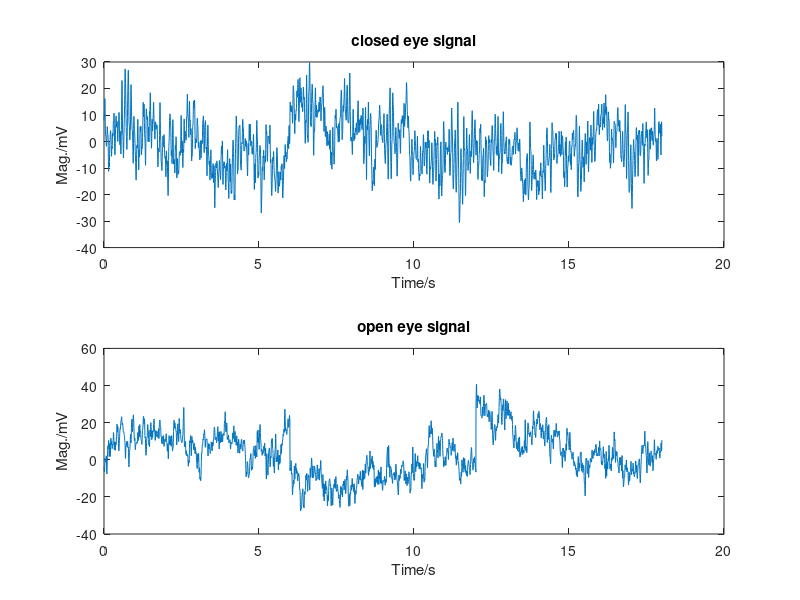
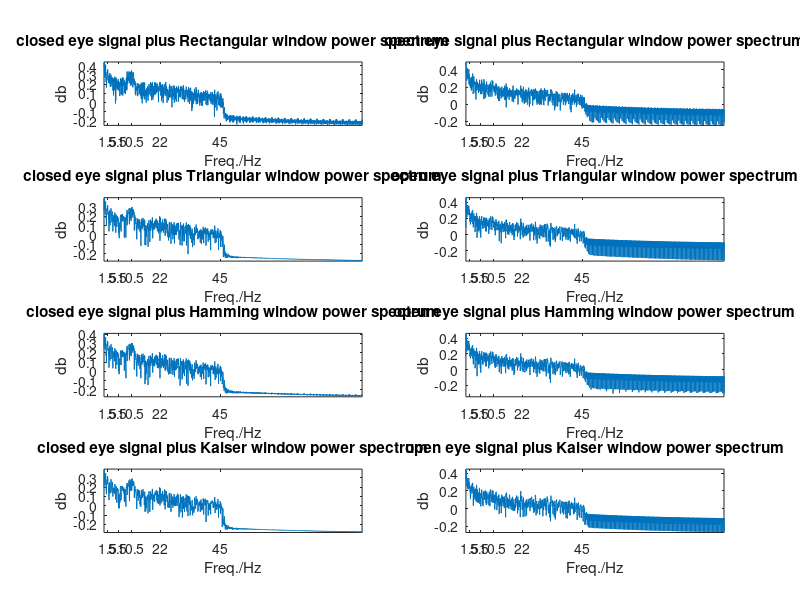

Write the MATLAB code that produced these figures, in order.
close = load('eegclose');
open = load('eegopen');
close=close.eegclose(:,2);
open=open.eegopen(:,2);
n = length(close);
fs = 250;
x = (0:n-1)'/fs;
figure(1)
subplot(2,1,1)
plot(x,close);
xlabel('Time/s');ylabel('Mag./mV');title('closed eye signal')
subplot(2,1,2)
plot(x,open);
xlabel('Time/s');ylabel('Mag./mV');title('open eye signal')
len = 500;
d_num = 100;
%Building FIR 
win = cell(1,4);
rect= boxcar(n-len);win{1,1}=rect;
trian=triang(n-len);win{1,2}=trian;
hamm=hamming(n-len);win{1,3}=hamm;
bman=blackman(n-len);win{1,4}=bman;
close_w = cell(1,4);
open_w = cell(1,4);

for i = 1:length(win)
    close_w{1,i} = zeros(n-len,1);
    open_w{1,i} = zeros(n-len,1);
         for j = 1:d_num:len;
             a_1=close(j:n-len-1+j,1).*win{1,i};
             b_1=open(j:n-len-1+j,1).*win{1,i};
             a=10*log10(abs(fft(a_1)).^2/(n-len));
             b=10*log10(abs(fft(b_1)).^2/(n-len));
             close_w{1,i}= a+close_w{1,i};
             open_w{1,i}=b+open_w{1,i};
         end
end
%Spectral Averaging
for i = 1:length(win)
    close_w{1,i}=close_w{1,i}/len;
    open_w{1,i}=open_w{1,i}/len;
end

freq=(0:(n-len)/2-1)/(n-len)*fs;
figure(2)
names={'Rectangular window','Triangular window','Hamming window','Kaiser window'};
locate_mid = [1.5,5.5,10.5,22,45];
loc = {[1,3] [4,7] [8,13] [14,30]};
for i = 1:4
    subplot(4,2,2*i-1)
    plot(freq,close_w{1,i}(1:(n-len)/2))
    xlabel('Freq./Hz');ylabel('db');
    title(['closed eye signal plus ',names{1,i},' power spectrum']);
    axis([0 100 min(close_w{1,i}) max(close_w{1,i})])
    set(gca,'XTickmode','manual','XTick',locate_mid)
    subplot(4,2,2*i)
    plot(freq,open_w{1,i}(1:(n-len)/2))
    xlabel('Freq./Hz');ylabel('db');
    title(['open eye signal plus ',names{1,i},' power spectrum']);
    axis([0 100 min(open_w{1,i}) max(open_w{1,i})])
    set(gca,'XTickmode','manual','XTick',locate_mid)
end